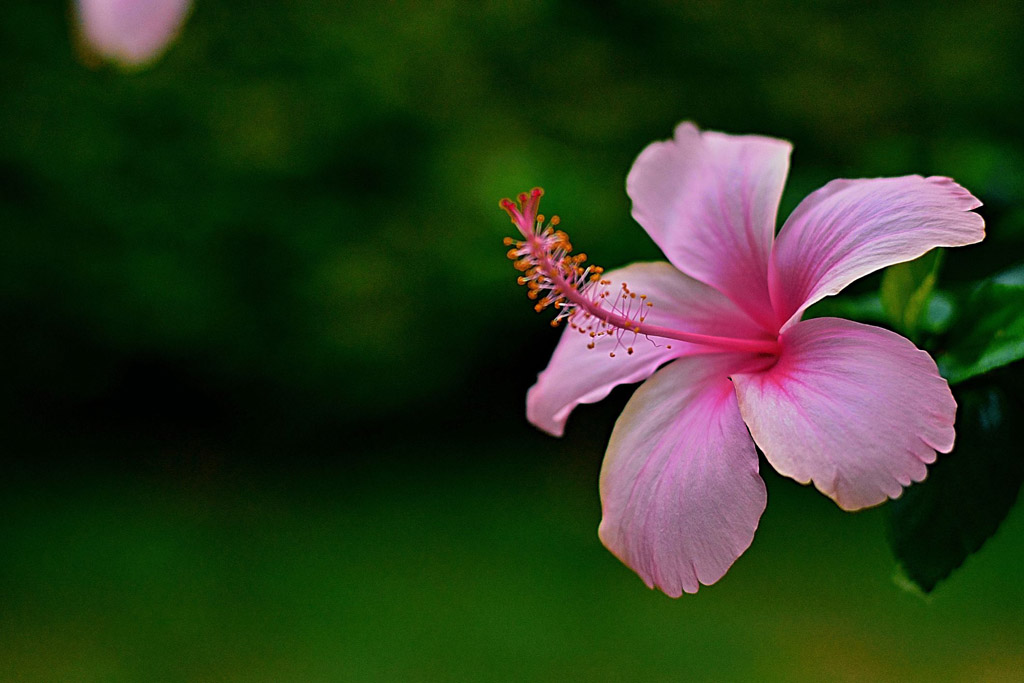
#> input picture ML/images/imagem.jpg, 1024 x 683 px
$ python main.py
#> lines starting #> are read from the running program, lines starting #| are printed output that depends on the picture; after the words box and inside, x2 and y2 are one past the last pixel; in counts of white or black regions, pixels touching at a corner belong together
### ML/src/color_conversion.py
"""
Conversões RGB <-> HSI

Por que HSI?
- H (Hue): representa a cor pura
- S (Saturation): intensidade da cor
- I (Intensity): brilho médio
- Separar cor de brilho torna o K-Means mais eficiente
  pois agrupa pixels pela COR REAL, ignorando iluminação
"""

import numpy as np


def rgb_to_hsi(image_rgb: np.ndarray) -> np.ndarray:
    """
    Converte imagem RGB para HSI.

    Entrada : array (H, W, 3) com valores em [0, 1]
    Saída   : array (H, W, 3) com H,S,I em [0, 1]
              (H é normalizado de 0-360° para 0-1)
    """

    img = image_rgb.astype(np.float64)

    # Normaliza para [0,1] caso venha em [0,255]
    if img.max() > 1.0:
        img = img / 255.0

    R = img[:, :, 0]
    G = img[:, :, 1]
    B = img[:, :, 2]

    # --- Intensidade ---
    # Média aritmética dos três canais
    I = (R + G + B) / 3.0

    # --- Saturação ---
    # Mede o quão "pura" é a cor (0 = cinza, 1 = cor pura)
    min_rgb  = np.minimum(np.minimum(R, G), B)
    soma_rgb = R + G + B

    # Onde soma == 0 (pixel preto), saturação = 0
    S = np.where(soma_rgb == 0, 0.0, 1.0 - (3.0 * min_rgb / soma_rgb))

    # --- Matiz ---
    # Ângulo no círculo de cores usando arco-cosseno
    num   = 0.5 * ((R - G) + (R - B))
    den   = np.sqrt((R - G)**2 + (R - B) * (G - B)) + 1e-10
    theta = np.degrees(np.arccos(np.clip(num / den, -1.0, 1.0)))

    # Se B > G o ângulo está na metade inferior do círculo
    H = np.where(B <= G, theta, 360.0 - theta)

    # Normaliza H para [0, 1]
    H = H / 360.0

    return np.stack([H, S, I], axis=-1)


def hsi_to_rgb(image_hsi: np.ndarray) -> np.ndarray:
    """
    Converte imagem HSI para RGB.

    A conversão inversa usa fórmulas diferentes para cada um
    dos 3 setores do círculo de cores (0-120°, 120-240°, 240-360°).

    Entrada : array (H, W, 3) com H,S,I em [0, 1]
    Saída   : array (H, W, 3) com RGB em [0, 1]
    """

    img = image_hsi.copy().astype(np.float64)

    H = img[:, :, 0] * 360.0   # de volta para graus
    S = img[:, :, 1]
    I = img[:, :, 2]

    R = np.zeros_like(H)
    G = np.zeros_like(H)
    B = np.zeros_like(H)

    # Setor 1: 0° <= H < 120°
    m1 = (H >= 0) & (H < 120)
    if np.any(m1):
        h = np.radians(H[m1])
        s, i = S[m1], I[m1]
        B[m1] = i * (1 - s)
        R[m1] = i * (1 + s * np.cos(h) / np.cos(np.radians(60) - h))
        G[m1] = 3 * i - (R[m1] + B[m1])

    # Setor 2: 120° <= H < 240°
    m2 = (H >= 120) & (H < 240)
    if np.any(m2):
        h = np.radians(H[m2] - 120)
        s, i = S[m2], I[m2]
        R[m2] = i * (1 - s)
        G[m2] = i * (1 + s * np.cos(h) / np.cos(np.radians(60) - h))
        B[m2] = 3 * i - (R[m2] + G[m2])

    # Setor 3: 240° <= H <= 360°
    m3 = (H >= 240) & (H <= 360)
    if np.any(m3):
        h = np.radians(H[m3] - 240)
        s, i = S[m3], I[m3]
        G[m3] = i * (1 - s)
        B[m3] = i * (1 + s * np.cos(h) / np.cos(np.radians(60) - h))
        R[m3] = 3 * i - (G[m3] + B[m3])

    # Limita ao intervalo válido (erros numéricos podem sair de [0,1])
    return np.clip(np.stack([R, G, B], axis=-1), 0.0, 1.0)

### ML/src/kmeans_clustering.py
"""
Aplicação do K-Means nos pixels da imagem HSI.

Por que K-Means para imagens?
- Agrupa pixels similares em k clusters
- Cada pixel recebe a cor média do seu cluster
- Resultado: imagem com exatamente k cores distintas

Por que medir a Inércia (WCSS)?
- Soma das distâncias quadráticas de cada pixel ao centroide
- Diminui conforme k cresce
- O "cotovelo" indica onde adicionar mais clusters
  não traz ganho significativo -> k ótimo
"""

import numpy as np
from sklearn.cluster import KMeans


# [7 lines left out: function pixels_para_matriz, not called in this run]


def aplicar_kmeans(pixels: np.ndarray, k: int, seed: int = 42):
    """
    Roda o K-Means para um valor de k.

    Parâmetros
    ----------
    pixels : matriz (N, canais)
    k      : número de clusters
    seed   : semente para reprodutibilidade

    Retorna
    -------
    labels    : rótulo (0..k-1) de cada pixel  -> shape (N,)
    centroids : centros dos clusters            -> shape (k, canais)
    inertia   : WCSS (menor = mais compacto)
    """
    if not isinstance(k, int) or k < 1:
        raise ValueError(f"k deve ser um inteiro positivo. Recebido: {k}")

    km = KMeans(
        n_clusters=k,
        init='k-means++',  # inicialização esperta: evita mínimos locais ruins
        n_init=10,          # tenta 10 inicializações e pega a melhor
        max_iter=300,
        random_state=seed
    )

    labels = km.fit_predict(pixels)

    return labels, km.cluster_centers_, km.inertia_


def reconstruir_imagem(labels: np.ndarray,
                       centroids: np.ndarray,
                       shape_original: tuple) -> np.ndarray:
    """
    Substitui cada pixel pelo centroide do seu cluster.
    Resultado: imagem com k cores.

    shape_original : (altura, largura, canais)
    """
    img_rec = centroids[labels]      # (N, canais) – cada pixel vira o centroide
    return img_rec.reshape(shape_original)

### ML/main.py
"""
Pipeline principal:
1. Carrega imagem RGB
2. Converte para HSI
3. Aplica K-Means para o k especificado
4. Salva imagem reconstruída em RGB

Configure K como um número inteiro único: K = 5
"""

import os
import numpy as np
from PIL import Image

from src.color_conversion  import rgb_to_hsi, hsi_to_rgb
from src.kmeans_clustering import aplicar_kmeans, reconstruir_imagem

# ── Configurações ──────────────────────────────────────────────
IMAGE_PATH = 'images/imagem.jpg'
OUTPUT_DIR = 'results'

K = 5  # número inteiro único

SEED       = 42
MAX_PIXELS = 150_000
# ───────────────────────────────────────────────────────────────


def carregar_imagem(path: str) -> np.ndarray:
    """Carrega imagem como float64 em [0, 1]."""
    img = Image.open(path).convert('RGB')
    return np.array(img, dtype=np.float64) / 255.0


def redimensionar(img: np.ndarray, max_px: int) -> np.ndarray:
    """Reduz a imagem se tiver mais de max_px pixels."""
    h, w = img.shape[:2]
    if h * w <= max_px:
        return img

    fator   = np.sqrt(max_px / (h * w))
    novo_h  = int(h * fator)
    novo_w  = int(w * fator)
    img_pil = Image.fromarray((img * 255).astype(np.uint8))
    img_pil = img_pil.resize((novo_w, novo_h), Image.LANCZOS)

    return np.array(img_pil, dtype=np.float64) / 255.0


def salvar_imagem(img_float: np.ndarray, path: str) -> None:
    """Salva array float [0,1] como PNG."""
    arr = (img_float * 255).clip(0, 255).astype(np.uint8)
    Image.fromarray(arr).save(path)


def main():
    if not isinstance(K, int):
        raise ValueError(f"K deve ser um inteiro. Recebido: {type(K)}")

    os.makedirs(OUTPUT_DIR, exist_ok=True)

    print(f"K = {K}")

    # 1. Carrega e prepara a imagem
    print(f"\nCarregando: {IMAGE_PATH}")
    img_rgb = carregar_imagem(IMAGE_PATH)
#> in carregar_imagem, img is the input picture: PIL image 1024x683 RGB; mean R, G, B 45.3, 57.8, 32
    img_rgb = redimensionar(img_rgb, MAX_PIXELS)
    print(f"Shape final: {img_rgb.shape}")
#| Shape final: (316, 474, 3)

    # 2. RGB → HSI
    print("\nConvertendo RGB → HSI ...")
    img_hsi = rgb_to_hsi(img_rgb)
#> in rgb_to_hsi, `H = np.where(B <= G, theta, 360.0 - theta)`:
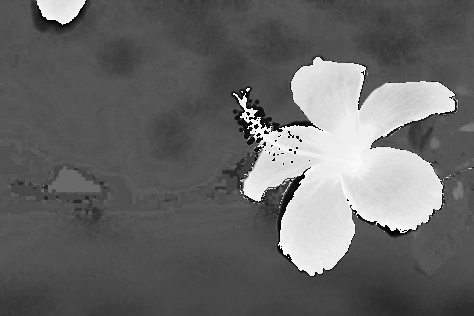
#> H: shape (316, 474) float64; min 0.00119, max 359.6, mean 145.2; drawn with min black and max white
#> in rgb_to_hsi, `return np.stack([H, S, I], axis=-1)`:
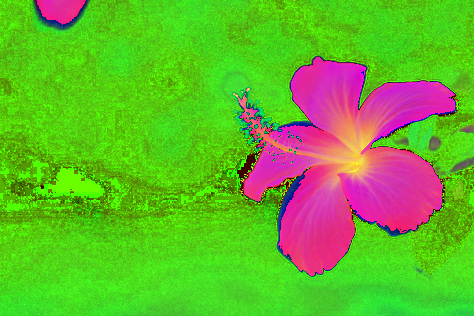
#> returned value: shape (316, 474, 3) float64; mean of channels 0, 1, 2 0.403, 0.701, 0.177; drawn as R, G, B

    # 3. Aplica K-Means
    pixels  = img_hsi.reshape(-1, img_hsi.shape[2])
    labels, centroids, inertia = aplicar_kmeans(pixels, K, SEED)
#> centroids = [[0.296, 0.865, 0.0928], [0.882, 0.187, 0.628], [0.151, 0.218, 0.324], [0.933, 0.534, 0.403], [0.321, 0.689, 0.0505]]; inertia = 1764.3

    # 4. Reconstrói a imagem HSI e converte para RGB
    img_hsi_rec = reconstruir_imagem(labels, centroids, img_hsi.shape)
    img_rgb_rec = hsi_to_rgb(img_hsi_rec)
#> in hsi_to_rgb, `S = img[:, :, 1]`:
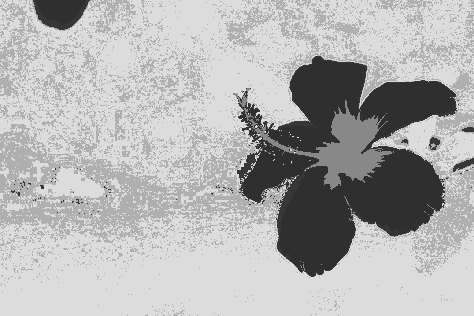
#> S: shape (316, 474) float64; min 0.187, max 0.865, mean 0.701
#> in hsi_to_rgb, `m1 = (H >= 0) & (H < 120)`:
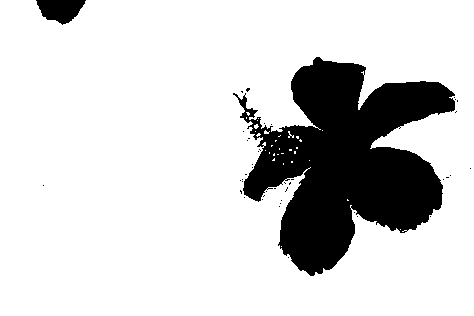
#> m1: shape (316, 474) bool; 82.4% white; 43 black regions (41 under 20 px), largest, box (x1, y1, x2, y2) and area: (233, 57, 455, 276) 25481, (36, 0, 86, 25) 835
#> in hsi_to_rgb, `m2 = (H >= 120) & (H < 240)`: m2: shape (316, 474) bool; every value is 0
#> in hsi_to_rgb, `G[m3] = i * (1 - s)`:
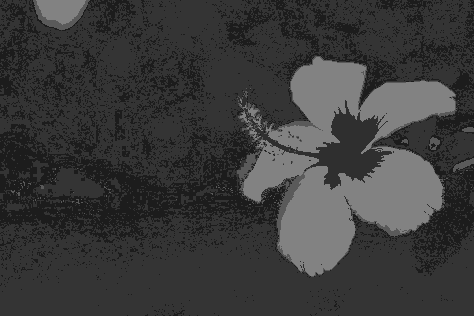
#> G: shape (316, 474) float64; min 0.112, max 0.51, mean 0.233
#> in hsi_to_rgb, `B[m3] = i * (1 + s * np.cos(h) / np.cos(np.radians(60) - h))`: B: shape (316, 474) float64; min 0.0125, max 0.654, mean 0.124
#> in hsi_to_rgb, `R[m3] = 3 * i - (G[m3] + B[m3])`:
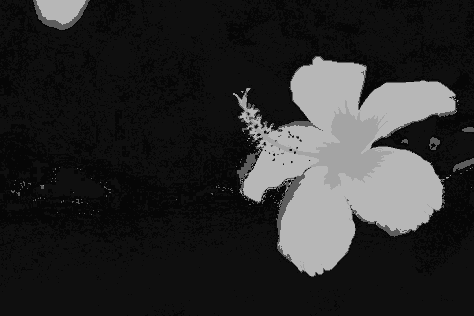
#> R: shape (316, 474) float64; min 0.0242, max 0.719, mean 0.172
#> in hsi_to_rgb, `return np.clip(np.stack([R, G, B], axis=-1), 0.0, 1.0)`:
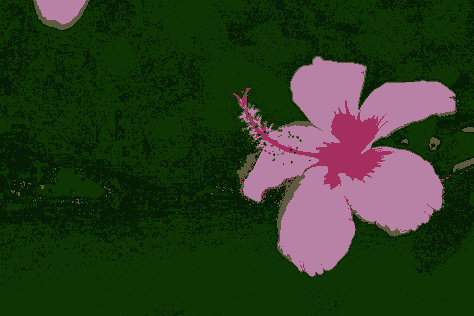
#> returned value: shape (316, 474, 3) float64; mean of channels 0, 1, 2 0.172, 0.233, 0.124; drawn as R, G, B

    # 5. Salva resultado
    path_out = os.path.join(OUTPUT_DIR, f'k_{K:03d}.png')
    salvar_imagem(img_rgb_rec, path_out)


if __name__ == '__main__':
    main()
